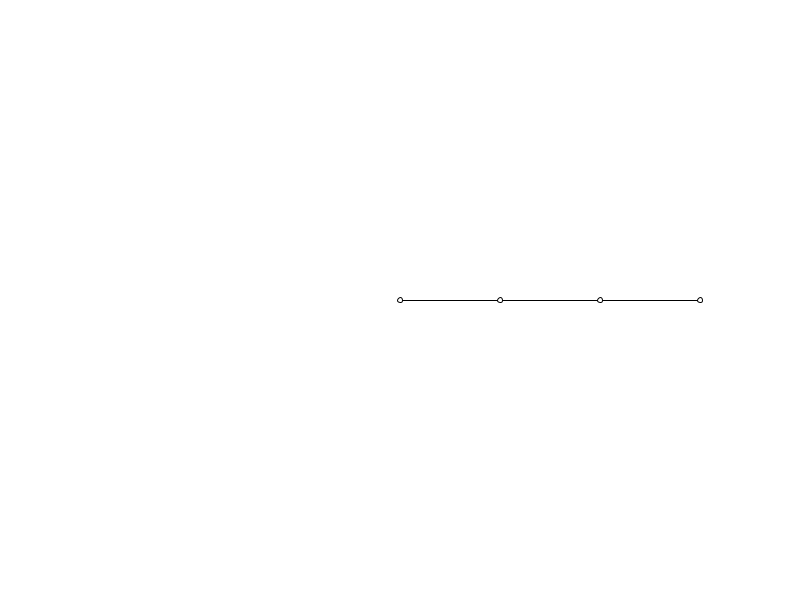
Frame 1 (no input)
Frame 60 (the mouse pressed at the canvas centre just before this capture): identical to frame 1, image omitted
Frame 120 (the mouse held since frame 60 and released just before this capture): identical to frame 1, image omitted

The Processing sketch that drew this single still picture (run headless with seeded random() and noise(); from frame 60 on, the mouse is pressed at the canvas centre):

// Processing sketch: ik_atan_ver01
// ── ik_atan_ver01.pde
// only uses atan2 instead of Law of Cosines
// so initial joint gets elongated
// for LoC apparoch see Keith Peters explanation: http://flylib.com/books/en/4.261.1.96/1/

PVector j0, j1, j2, j3;
float len = 100.0;
float armDist = 300.0;
boolean isDraggable;
float mx, my;

void setup() {
  size(800, 600);
  j0 = new PVector();
  j1 = new PVector(len, 0);
  j2 = new PVector(len*2, 0);
  j3 = new PVector(len*3, 0);
}

void draw() {
  background(255);
  mx = mouseX - width/2;
  my = mouseY - height/2;
  translate(width/2, height/2);
  float theta = atan2(j3.y-j2.y, j3.x-j2.x);
  j2.x = j3.x - cos(theta)*len;
  j2.y = j3.y - sin(theta)*len;

  theta = atan2(j2.y-j1.y, j2.x-j1.x);
  j1.x = j2.x - cos(theta)*len;
  j1.y = j2.y - sin(theta)*len;

  //uncomment to untether
  //theta = atan2(j1.y-j0.y, j1.x-j0.x);
  //j0.x = j1.x - cos(theta)*len;
  //j0.y = j1.y - sin(theta)*len;
  
  beginShape();
  vertex(j0.x, j0.y);
  vertex(j1.x, j1.y);
  vertex(j2.x, j2.y);
  vertex(j3.x, j3.y);
  endShape();
  ellipse(j0.x, j0.y, 5, 5);
  ellipse(j1.x, j1.y, 5, 5);
  ellipse(j2.x, j2.y, 5, 5);
  ellipse(j3.x, j3.y, 5, 5);

  if (isDraggable) {
    j3.x = mx;
    j3.y = my;
  }
}

void mousePressed() {
  if (dist(mx, my, j3.x, j3.y) < 5) {
    isDraggable = true;
  }
}

void mouseReleased() {
  isDraggable = false;
}
